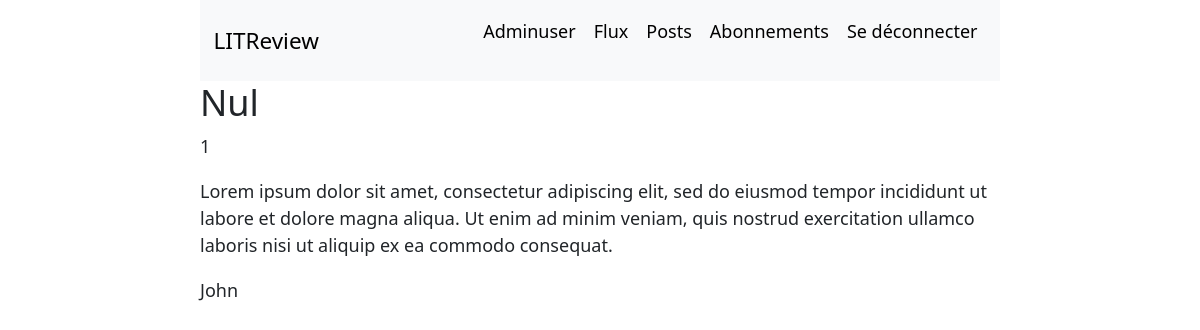
/reviews/14 (signed in), run on the app's committed database.
### authentication/models.py (models this page shows)
class User(AbstractUser):
    pass

### review/models.py (models this page shows)
class Review(models.Model):
    ticket = models.ForeignKey(to=Ticket, on_delete=models.CASCADE)
    rating = models.PositiveSmallIntegerField(
        validators=[MinValueValidator(0), MaxValueValidator(5)])
    headline = models.CharField(max_length=128)
    body = models.TextField(max_length=8192, blank=True)
    user = models.ForeignKey(
        to=settings.AUTH_USER_MODEL, on_delete=models.CASCADE)
    time_created = models.DateTimeField(auto_now_add=True)

### review/views.py (the view)
# urls.py: path('reviews/<int:review_id>', review.views.review_details, name='review_details'),
@login_required
def review_details(request, review_id):
    review = get_object_or_404(models.Review, id=review_id)
    return render(request, 'review/review_details.html', {'review': review})

### review/templates/review/review_details.html (shortened to what this page needs)
{% extends 'base.html' %}
{% block content %}
<h2>{{review.headline}}</h2>
<p>{{ review.rating }}</p>
<p>{{ review.body }}</p>
<p>{{ review.user }}</p>
{% endblock content %}

### templates/base.html (shortened to what this page needs)
<!DOCTYPE html>
{% load static %}
<html lang="en">
<head>
    <link href="https://cdn.jsdelivr.net/npm/bootstrap@5.3.0/dist/css/bootstrap.min.css" rel="stylesheet"
>
    <link rel="stylesheet" href="{% static 'review/css/styles.css' %}"/>
</head>
<body>
<div class="container_all">
    <nav class="navbar navbar-expand-lg bg-body-tertiary">
        <div class="container-fluid">
            <a class="navbar-brand" href="">LITReview</a>
            {% if user.is_authenticated %}
            <div class="d-flex" id="navbarSupportedContent">
                <ul class="navbar-nav me-auto mb-2 mb-lg-0">
                    <li class="nav-item">
                        <p class="nav-link active">{{ request.user|capfirst }}</p>
                    </li>
                    <li class="nav-item">
                        <a class="nav-link active" aria-current="page" href="{% url 'home' %}">Flux</a>
                    </li>
                    <li class="nav-item">
                        <a class="nav-link active" aria-current="page" href="{% url 'posts' %}">Posts</a>
                    </li>
                    <li class="nav-item">
                        <a class="nav-link active" aria-current="page" href="{% url 'subscriptions' %}">Abonnements</a>
                    </li>
                    <li class="nav-item">
                        <a class="nav-link active" aria-current="page" href="{% url 'logout' %}">Se déconnecter</a>
                    </li>
                </ul>
            </div>
            {% endif %}
        </div>
    </nav>
    {% block content %} {% endblock content %}
</div>
</body>
</html>

### review/static/review/css/styles.css (style rules this page uses)
* { font-size: 18px; }
.container_all { margin: 0 200px; }

### data on the page
User: user "Adminuser"
Review: headline "Nul", rating "1", body "Lorem ipsum dolor sit amet, consectetur adipiscing elit, sed do eiusmod tempor incididunt ut labore et dolore magna aliqua. Ut enim ad minim veniam, quis nostrud exercitation ullamco laboris nisi ut aliquip ex ea commodo consequat.", user "John"
